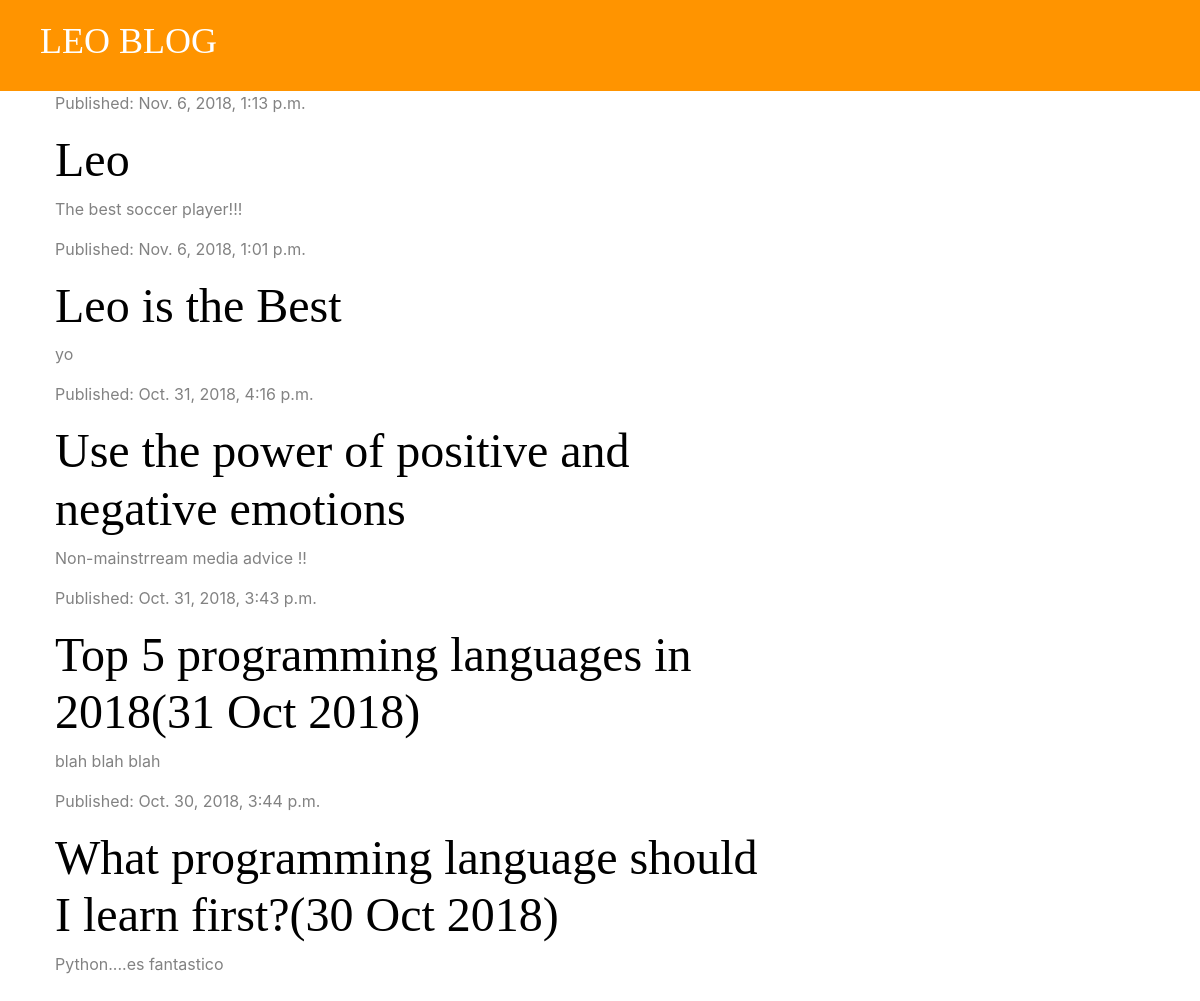
/, run on an earlier commit of the app's database.
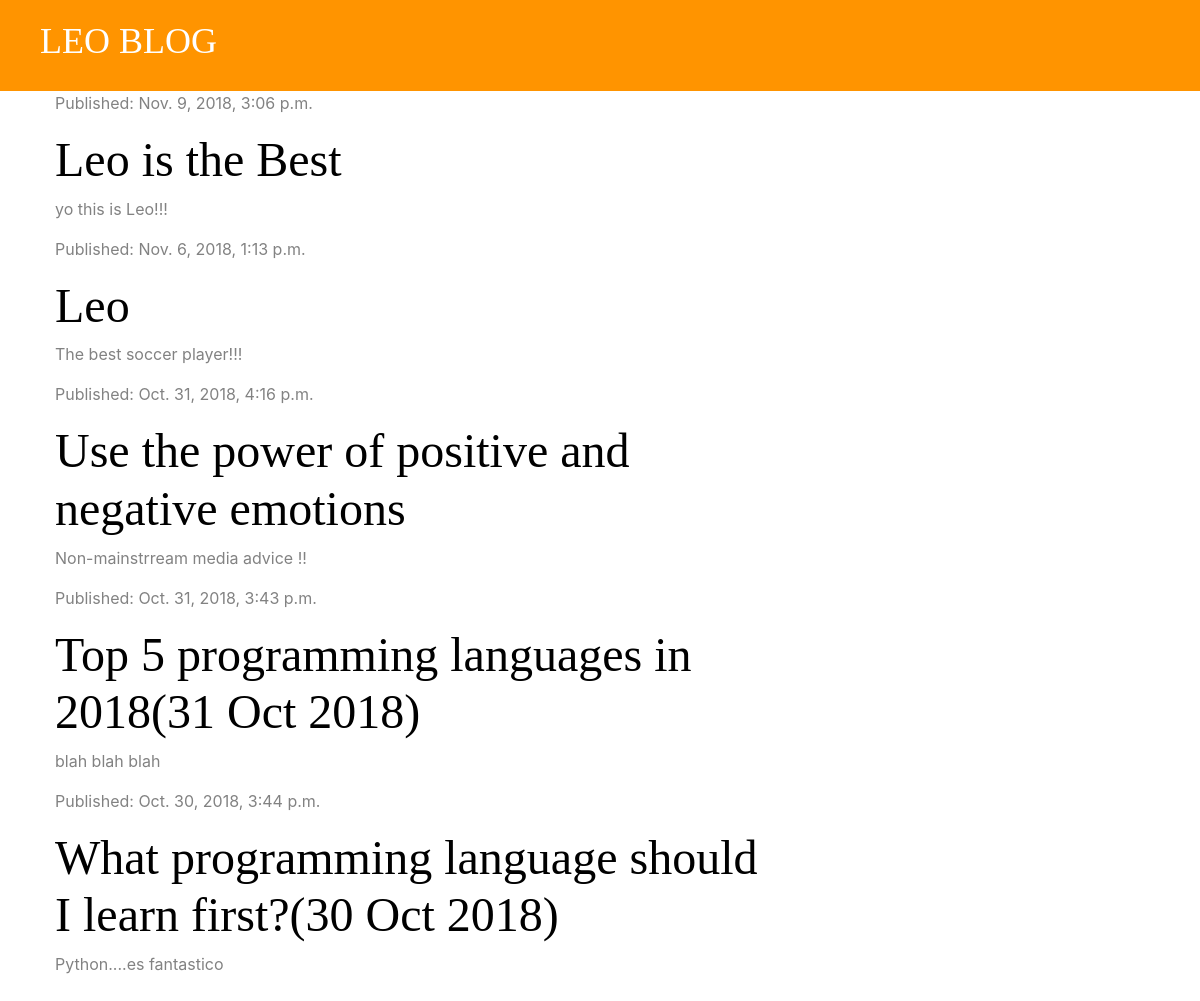
And on a later commit of the database.
### blog/models.py (models this page shows, shortened)
class Post(models.Model):
    author = models.ForeignKey('auth.User', on_delete=models.CASCADE)
    title = models.CharField(max_length=200)
    text = models.TextField()
    created_date = models.DateTimeField(default=timezone.now)
    published_date = models.DateTimeField(blank=True, null=True)

### blog/views.py (the view)
# urls.py: path('', views.post_list, name='post_list'),
def post_list(request):
    posts = Post.objects.filter(published_date__lte=timezone.now()).order_by('-published_date')
    stuff_for_frontend = {'posts': posts}
    return render(request, 'blog/post_list.html', stuff_for_frontend)

### blog/templates/blog/post_list.html
{% extends 'blog/base.html' %}
{% block content %}
    {% for post in posts %}
        <div class="post">
            <div class="date">
                <p>Published: {{ post.published_date }}</p>
            <div/>
            <h1><a href="{% url 'post_detail' pk=post.pk %}">{{ post.title }}</a></h1>
            <p>{{ post.text|linebreaksbr }}</p>
        </div>
    {% endfor %}
{% endblock %}

What changed in the data, as far as the page shows it:
changed Post "Leo is the Best": published_date "Nov. 6, 2018, 1:01 p.m." → "Nov. 9, 2018, 3:06 p.m."; text "yo" → "yo this is Leo!!!"; moves up the list
